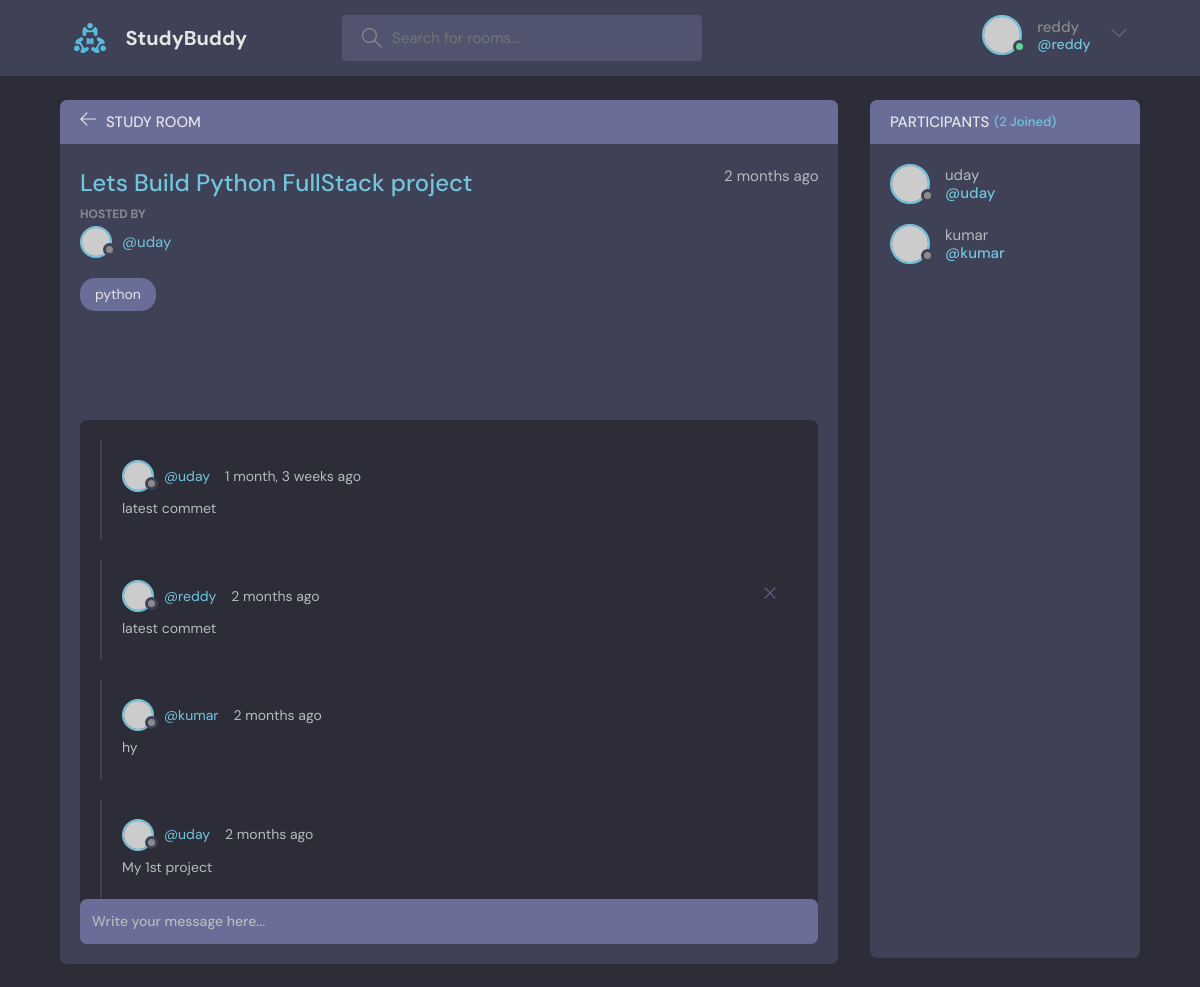
The app's page /room/1/ (signed in) with its own data.
### base/models.py (models this page shows, shortened)
class Room(models.Model):
    host = models.ForeignKey(User, on_delete=models.SET_NULL,null=True)
    topic = models.ForeignKey(Topic, on_delete=models.SET_NULL,null=True)
    name = models.CharField(max_length=200)
    description = models.TextField(null=True, blank=True)
    participants = models.ManyToManyField(User,related_name='participants',blank=True)
    updated = models.DateTimeField(auto_now=True)
    created = models.DateTimeField(auto_now_add=True)
    class Meta:
        ordering = ['-updated','-created']

class Topic(models.Model):
    name = models.CharField(max_length=200)
    def __str__(self):
        return self.name

class Message(models.Model):
    user = models.ForeignKey(User, on_delete=models.CASCADE)
    room = models.ForeignKey(Room, on_delete=models.CASCADE)
    body = models.TextField()
    updated = models.DateTimeField(auto_now=True)
    created = models.DateTimeField(auto_now_add=True)
    class Meta:
        ordering = ['-updated','-created']

### base/views.py (the view, shortened to what this page needs)
# urls.py: path('room/<str:pk>/',views.room,name="room"),
def room(request,pk):
    room = Room.objects.get(id=pk)
    room_messages = room.message_set.all()
    participants = room.participants.all()
    context= {'room':room,'room_messages': room_messages, 'participants':participants}
    return render(request,'base/room.html',context)

### base/templates/base/room.html (shortened to what this page needs)
{% extends "main.html" %}
{% block content %}
    <main class="profile-page layout layout--2">
      <div class="container">
        <div class="room">
          <div class="room__top">
            <div class="room__topLeft">
              <a href="{% url 'home' %}">
                <svg version="1.1" xmlns="http://www.w3.org/2000/svg" width="32" height="32" viewBox="0 0 32 32">
                  <title>arrow-left</title>
                  <path
                    d="M13.723 2.286l-13.723 13.714 13.719 13.714 1.616-1.611-10.96-10.96h27.625v-2.286h-27.625l10.965-10.965-1.616-1.607z"
                  ></path>
                </svg>
              </a>
              <h3>Study Room</h3>
            </div>
          </div>
          <div class="room__box scroll">
            <div class="room__header scroll">
              <div class="room__info">
                <h3>{{room.name}}</h3>
                <span>{{room.created|timesince}} ago</span>
              </div>
              <div class="room__hosted">
                <p>Hosted By</p>
                <a href="{% url 'user-profile' room.host.id %}" class="room__author">
                  <div class="avatar avatar--small">
                    <img src="https://randomuser.me/api/portraits/men/37.jpg" />
                  </div>
                  <span>@{{room.host.username}}</span>
                </a>
              </div>
              <span class="room__topics">{{room.topic}}</span>
            </div>
            <div class="room__conversation">
              <div class="threads scroll">
                {% for message in room_messages %}
                <div class="thread">
                  <div class="thread__top">
                    <div class="thread__author">
                      <a href="{% url 'user-profile' message.user.id %}" class="thread__authorInfo">
                        <div class="avatar avatar--small">
                          <img src="https://randomuser.me/api/portraits/men/37.jpg" />
                        </div>
                        <span>@{{message.user.username}}</span>
                      </a>
                      <span class="thread__date">{{message.created|timesince}} ago</span>
                    </div>
                    {% if request.user == message.user %}
                    <a href="{% url 'delete-message' message.id %}">
                    <div class="thread__delete">
                      <svg version="1.1" xmlns="http://www.w3.org/2000/svg" width="32" height="32" viewBox="0 0 32 32">
                        <title>remove</title>
                        <path
                          d="M27.314 6.019l-1.333-1.333-9.98 9.981-9.981-9.981-1.333 1.333 9.981 9.981-9.981 9.98 1.333 1.333 9.981-9.98 9.98 9.98 1.333-1.333-9.98-9.98 9.98-9.981z"
                        ></path>
                      </svg>
                    </div>
                    </a>
                    {% endif %}
                  </div>
                  <div class="thread__details">
                    {{message.body}}
                  </div>
                </div>
                {% endfor %}
              </div>
            </div>
          </div>
          <div class="room__message">
            <form action="#"><input name="" placeholder="Write your message here..." /></form>
          </div>
        </div>
        <div class="participants">
          <h3 class="participants__top">Participants <span>({{participants.count}} Joined)</span></h3>
          <div class="participants__list scroll">
            {% for user in participants  %}
            <a href="{% url 'user-profile' user.id %}" class="participant">
              <div class="avatar avatar--medium">
                <img src="https://randomuser.me/api/portraits/men/37.jpg" />
              </div>
              <p>
                {{user.username}}
                <span>@{{user.username}}</span>
              </p>
            </a>
            {% endfor %}
          </div>
        </div>
      </div>
    </main>
{% endblock content %}

### templates/navbar.html (shortened to what this page needs)
{% load static %}
<header class="header header--loggedIn">
    <div class="container">
      <a href="{% url 'home' %}" class="header__logo">
        <img src="{%  static 'images/logo.svg' %}" />
        <h1>StudyBuddy</h1>
      </a>
      <form class="header__search" method="GET" action="{% url 'home' %}">
        <label>
          <input name="q" placeholder="Search for rooms..." />
        </label>
      </form>
      <nav class="header__menu">
        {% if request.user.is_authenticated %}
        <div class="header__user">
          <a href="profile.html">
            <div class="avatar avatar--medium active">
              <img src="https://randomuser.me/api/portraits/men/37.jpg" />
            </div>
            <p>{{request.user.username}} <span>@{{request.user.username}}</span></p>
          </a>
          <button class="dropdown-button">
            <svg version="1.1" xmlns="http://www.w3.org/2000/svg" width="32" height="32" viewBox="0 0 32 32">
              <title>chevron-down</title>
              <path d="M16 21l-13-13h-3l16 16 16-16h-3l-13 13z"></path>
            </svg>
          </button>
        </div>
        {% endif %}
      </nav>
    </div>
  </header>

### records on screen
Room: name "Lets Build Python FullStack project", created "2 months", host.username "uday", topic "python"
Message: user.username "uday", created "1 month, 3 weeks", body "latest commet"
Message: user.username "reddy", created "2 months", body "latest commet"
Message: user.username "kumar", created "2 months", body "hy"
Message: user.username "uday", created "2 months", body "My 1st project"

### other values on screen
{{ request.user.username }} "reddy"
{{ participants.count }} "2"
{{ user.username }} "uday"
{{ user.username }} "kumar"
